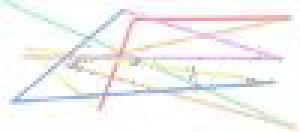
#> input picture background.png, 100 x 44 px (shown 3 times larger)
$ python create.py
#> lines starting #> are read from the running program, lines starting #| are printed output that depends on the picture
import random
from PIL import Image, ImageFont, ImageDraw
from StringIO import StringIO

def add_letter(background, location, angle, letter):
    GRAY = 185
    font = ImageFont.truetype("Verdana Bold.ttf", 23)
    text = letter
    width, height = font.getsize(text)
    image1 = background

    image2 = Image.new('RGBA', (width, height), (0, 0, 0, 0))
    draw2 = ImageDraw.Draw(image2)
    draw2.text((0, 0), text=text, font=font, fill=(GRAY, GRAY, GRAY))

    image2 = image2.rotate(-angle, expand=1)

    px, py = location
    sx, sy = image2.size
    image1.paste(image2, (px, py, px + sx, py + sy), image2)


def random_location(base):
    return (base[0] + random.randint(-3, 4), base[1] + random.randint(-4, 4))


def random_image(base):
    LETTERS = 'abcdefghijklmnopqrstuvwxyz0123456789'
    background = base.copy()
    string = ''.join([random.choice(LETTERS) for i in range(4)])
    add_letter(background, random_location((17, 7)), random.randint(-20, 40), string[0])
    add_letter(background, random_location((37, 7)), random.randint(-20, 40), string[1])
    add_letter(background, random_location((57, 7)), random.randint(-20, 40), string[2])
    add_letter(background, random_location((77, 7)), random.randint(-20, 40), string[3])
    b = StringIO()
    background.save(b, "JPEG", quality=70)
    return Image.open(b), string


def main():
    background = Image.open('background.png')
#> background is the input picture: PIL image 100x44 RGBA; mean R, G, B, A 244.2, 243.2, 242, 255
    for i in range(3):
        random_image(background)[0].show()
#> in add_letter, `image2 = image2.rotate(-angle, expand=1)`:
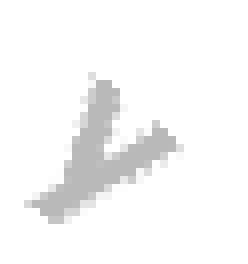
#> image2: PIL image 31x33 RGBA (shown 8 times larger); mean R, G, B, A 27.7, 27.7, 27.7, 28.8; transparent parts drawn white
#> in add_letter, `image1.paste(image2, (px, py, px + sx, py + sy), image2)`:
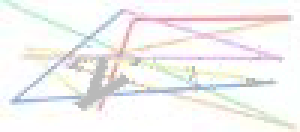
#> image1: PIL image 100x44 RGBA (shown 3 times larger); mean R, G, B, A 242.8, 241.9, 240.7, 254.4; transparent parts drawn white
#> call 2 of add_letter, with location = (38, 10), angle = 2, letter = '0'
#> in add_letter (call 2), `image2 = Image.new('RGBA', (width, height), (0, 0, 0, 0))`: image2: PIL image 16x24 RGBA; every value is 0
#> in add_letter (call 2), `image2 = image2.rotate(-angle, expand=1)`:
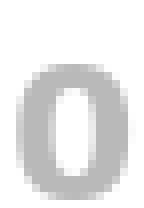
#> image2: PIL image 18x26 RGBA (shown 8 times larger); mean R, G, B, A 74.3, 74.3, 74.3, 81.2; transparent parts drawn white
#> in add_letter (call 2), `image1.paste(image2, (px, py, px + sx, py + sy), image2)`:
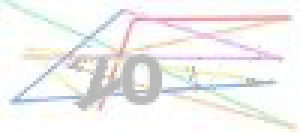
#> image1: PIL image 100x44 RGBA (shown 3 times larger); mean R, G, B, A 241.2, 240.2, 239.1, 253.8; transparent parts drawn white
#> call 3 of add_letter, with location = (57, 11), angle = -12, letter = 'c'
#> in add_letter (call 3), `image2 = image2.rotate(-angle, expand=1)`:
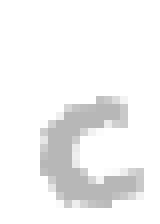
#> image2: PIL image 20x28 RGBA (shown 8 times larger); mean R, G, B, A 38, 38, 38, 41.1; transparent parts drawn white
#> call 4 of add_letter, with location = (78, 5), angle = 28, letter = 'q'
#> in add_letter (call 4), `image2 = Image.new('RGBA', (width, height), (0, 0, 0, 0))`: image2: PIL image 16x29 RGBA; every value is 0
#> in add_letter (call 4), `image2 = image2.rotate(-angle, expand=1)`:
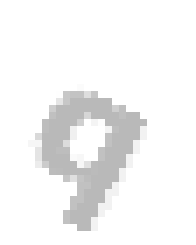
#> image2: PIL image 28x35 RGBA (shown 7 times larger); mean R, G, B, A 34.4, 34.4, 34.4, 38.2; transparent parts drawn white
#> in add_letter (call 4), `image1.paste(image2, (px, py, px + sx, py + sy), image2)`:
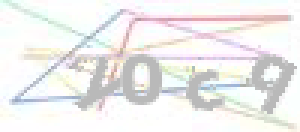
#> image1: PIL image 100x44 RGBA (shown 3 times larger); mean R, G, B, A 238.1, 237.1, 236.2, 252.7; transparent parts drawn white

if __name__ == "__main__":
#> (the run stopped early here; a loop or call above may not have finished)
